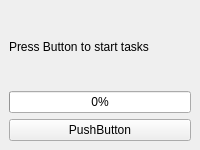
<?xml version="1.0" encoding="UTF-8"?>
<ui version="4.0">
 <class>MainWindow</class>
 <widget class="QMainWindow" name="MainWindow">
  <property name="geometry">
   <rect>
    <x>0</x>
    <y>0</y>
    <width>200</width>
    <height>150</height>
   </rect>
  </property>
  <property name="windowTitle">
   <string>MainWindow</string>
  </property>
  <widget class="QWidget" name="centralwidget">
   <property name="sizePolicy">
    <sizepolicy hsizetype="Minimum" vsizetype="Minimum">
     <horstretch>0</horstretch>
     <verstretch>0</verstretch>
    </sizepolicy>
   </property>
   <property name="minimumSize">
    <size>
     <width>200</width>
     <height>150</height>
    </size>
   </property>
   <property name="autoFillBackground">
    <bool>true</bool>
   </property>
   <layout class="QVBoxLayout" name="verticalLayout_2">
    <item>
     <widget class="QLabel" name="label">
      <property name="text">
       <string>Press Button to start tasks</string>
      </property>
     </widget>
    </item>
    <item>
     <widget class="QProgressBar" name="progressBar">
      <property name="value">
       <number>0</number>
      </property>
     </widget>
    </item>
    <item>
     <widget class="QPushButton" name="pushButton">
      <property name="text">
       <string>PushButton</string>
      </property>
     </widget>
    </item>
   </layout>
  </widget>
 </widget>
 <resources/>
 <connections/>
</ui>
